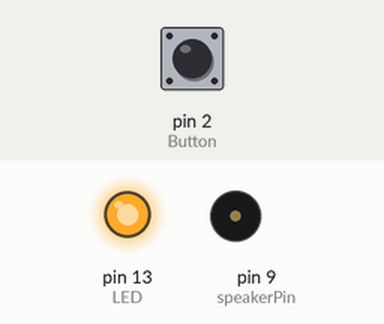
This sketch was run on a simulated Arduino Uno, built with avr-gcc and run on an emulated ATmega328P. Parts: output pins drawn as LEDs (lit = HIGH), buzzer (waves = sounding). Inputs (shaded band) come from the test bench; at power-on: pin 2 (Button) HIGH.

Above: at 0.88 s.
1.3 s: pin 2 (Button) pulled LOW for 3.2 s
At 6.3 s:
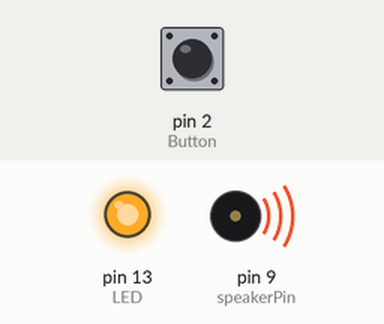
At 24.2 s:
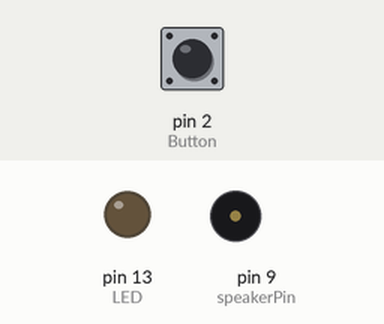
Timing chart, 0 to 25.3 s (numbered marks = the images above; inputs shaded):
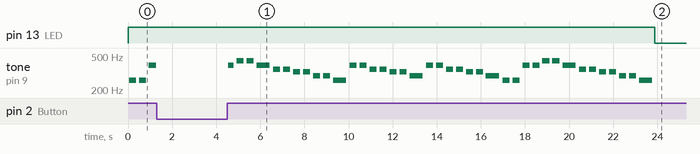

Measured:
- by itself, tone on pin 9 (speakerPin): plays 391 Hz for 0.24 s, 438 Hz for 0.32 s, 438 Hz for 0.32 s, 391 Hz for 0.60 s, 348 Hz for 0.32 s, 348 Hz for 0.32 s … (39 notes in this stretch)

The sketch:

reminder.ino
```cpp
int speakerPin = 9;
int LED = 13;
int Button = 2;
int state = HIGH;

int length = 42; // the number of notes
char notes[] = "ccggaagffeeddcggffeedggffeedccggaagffeeddc "; // a space represents a rest
int beats[] = { 1, 1, 1, 1, 1, 1, 2, 1, 1, 1, 1, 1, 1, 2, 1, 1, 1, 1, 1, 1, 2, 1, 1, 1, 1, 1, 1, 2, 1, 1, 1, 1, 1, 1, 2, 1, 1, 1, 1, 1, 1, 2, 4 };
int tempo = 300;

void playTone(int tone, int duration) {
  for (long i = 0; i < duration * 1000L; i += tone * 2) {
    digitalWrite(speakerPin, HIGH);
    delayMicroseconds(tone);
    digitalWrite(speakerPin, LOW);
    delayMicroseconds(tone);
  }
}

void playNote(char note, int duration) {
  char names[] = { 'c', 'd', 'e', 'f', 'g', 'a', 'b', 'C' };
  int tones[] = { 1915, 1700, 1519, 1432, 1275, 1136, 1014, 956 };

  // play the tone corresponding to the note name
  for (int i = 0; i < 8; i++) {
    if (names[i] == note) {
      playTone(tones[i], duration);
    }
  }
}

void shine() {
	while(state == HIGH) {
		delay(1000);
		digitalWrite(LED, LOW);
		delay(1000);
		digitalWrite(LED, HIGH);
	}
	digitalWrite(LED, LOW);
	state = HIGH;
}

void checkButton() {
	state = LOW;
}

void setup() {
  pinMode(speakerPin, OUTPUT);
  pinMode(LED, HIGH);
  pinMode(Button, INPUT_PULLUP);
  attachInterrupt(0, checkButton, LOW);
}

void loop() {
  //play the music
  digitalWrite(LED, HIGH);
  for (int i = 0; i < length; i++) {
    if (notes[i] == ' ') {
      delay(beats[i] * tempo); // rest
    } else {
      playNote(notes[i], beats[i] * tempo);
    }

    // pause between notes
    delay(tempo / 2);
  }
  shine();
  //delay 2 hours
  for(int i = 0; i < 60; i++)
  	for(int j = 0; j < 60; j++)
  		delay(2000);
 }
```
